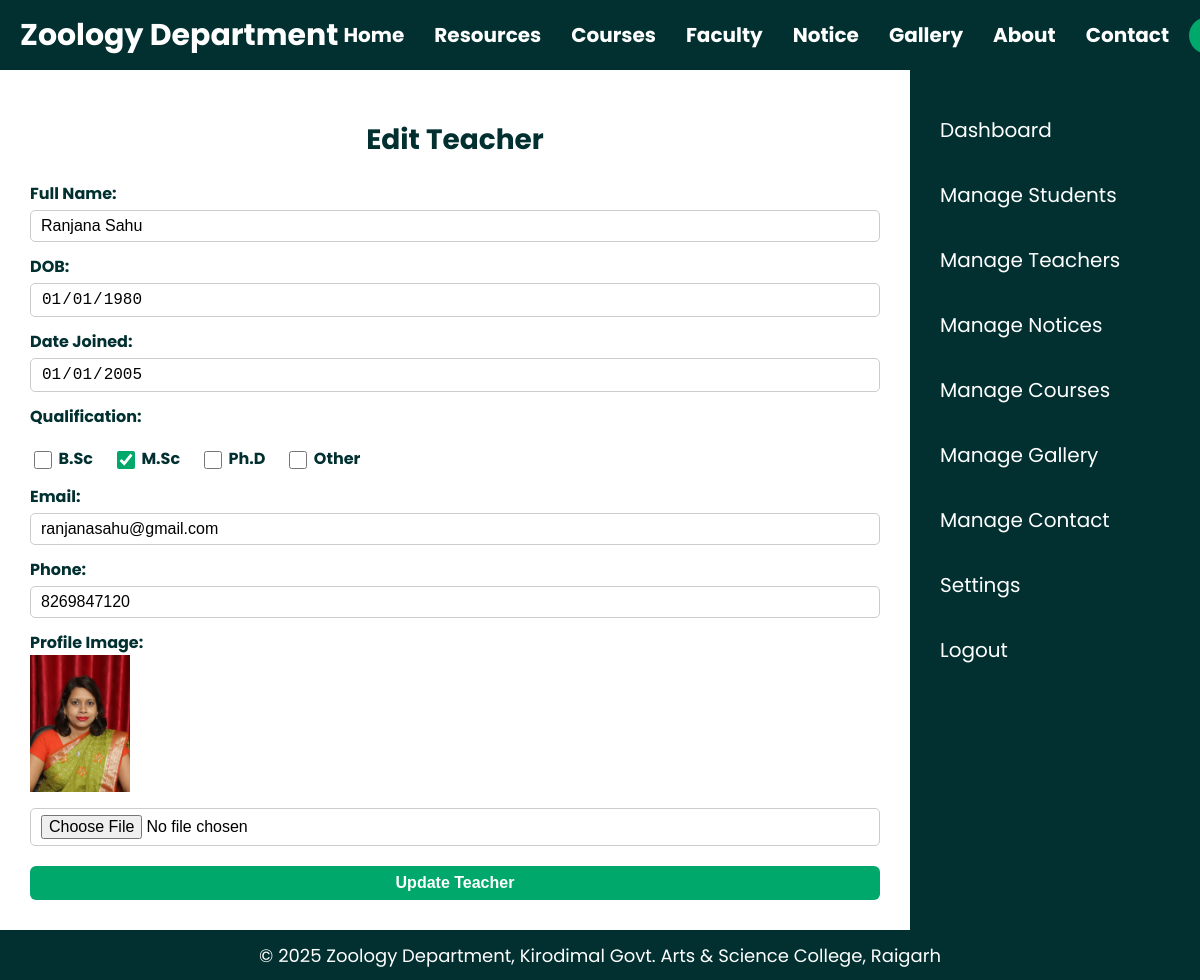
/edit_teacher.php?id=2 (signed in), run on the app's committed database.
### tables this page shows
CREATE TABLE IF NOT EXISTS `teachers` (
  `user_id` int NOT NULL,
  `full_name` varchar(100) NOT NULL,
  `dob` date NOT NULL,
  `email` varchar(100) NOT NULL,
  `phone_number` varchar(20) DEFAULT NULL,
  `qualification` varchar(255) DEFAULT NULL,
  `date_joined` date DEFAULT NULL,
  `image_path` varchar(255) DEFAULT NULL,
  PRIMARY KEY (`user_id`),
  UNIQUE KEY `email` (`email`)
);

### edit_teacher.php (the view, shortened to what this page needs)
<?php
include 'header.php';
$id = $_GET['id'];
$result = mysqli_query($conn, "SELECT * FROM teachers WHERE user_id = $id");
$teacher = mysqli_fetch_assoc($result);
$teacher_quals = explode(', ', $teacher['qualification'] ?? '');
$options = ['B.Sc', 'M.Sc', 'Ph.D'];
$other_quals = array_diff($teacher_quals, $options);
$other_checked = count($other_quals) > 0 && trim(implode('', $other_quals)) !== '' ? 'checked' : '';
?>
<main class="edit-teacher-view">
    <?php include 'admin_sidebar.php'; ?>
    <div class="edit-teacher-content">
        <h1 class="edit-teacher-title">Edit Teacher</h1>
        <form action="update_teacher.php" method="post" class="manual-form" enctype="multipart/form-data">
            <label>Full Name:</label>
            <input type="text" name="full_name" value="<?php echo $teacher['full_name']; ?>" required>
            <label>DOB:</label>
            <input type="date" name="dob" value="<?php echo $teacher['dob']; ?>" required>
            <label>Date Joined:</label>
            <input type="date" name="date_joined" value="<?php echo $teacher['date_joined']; ?>" required>
            <label>Qualification:</label>
            <div class="qualification-options">
                <?php
                foreach($options as $opt):
                    $checked = in_array($opt, $teacher_quals) ? 'checked' : '';
                ?>
                    <label><input type="checkbox" name="qualification[]" value="<?php echo $opt; ?>" <?php echo $checked; ?>> <?php echo $opt; ?></label>
                <?php endforeach; ?>
                <label>
                    <input type="checkbox" id="otherCheck" name="qualification[]" value="Other" <?php echo $other_checked; ?>>
                    Other
                </label>
            </div>
            <label>Email:</label>
            <input type="email" name="email" value="<?php echo $teacher['email']; ?>" required>
            <label>Phone:</label>
            <input type="text" name="phone_number" value="<?php echo $teacher['phone_number']; ?>" required>
            <label>Profile Image:</label>
            <?php if(!empty($teacher['image_path'])): ?>
                <div>
                    <img src="<?php echo $teacher['image_path']; ?>" alt="Profile" style="width:100px; height:auto; margin-bottom:5px;">
                </div>
            <?php endif; ?>
            <input type="file" name="image_path" accept="image/*">
            <input type="submit" name="update_teacher" value="Update Teacher">
        </form>
    </div>
</main>
<?php include 'footer.php'; ?>

### data on the page
teachers: full_name "Ranjana Sahu", dob "01/01/1980", date_joined "01/01/2005", email "ranjanasahu@gmail.com", phone_number "8269847120", image_path (picture)

### other printed values
$opt "B.Sc"
$opt "M.Sc"
$opt "Ph.D"
